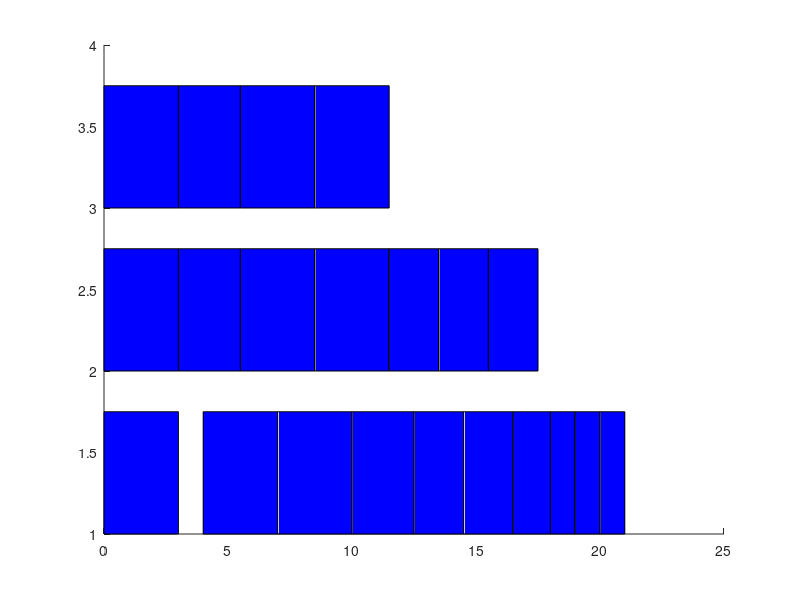

Here is the MATLAB script that generated this plot:
% Input: a{i} = arrival times of packets of stream i
%        l{i} = lengths of packets (in time of transmission assuming they are 
%               the only packets transmitted on the output line).

a{1} = [  0  4  3  4  5  6  7  8  9 10];
l{1} = [  1  1  1  1  1  1  1  1  1  1];

a{2} = [  0 1 2 3 4 5 6];
l{2} = [  1 1 1 1 1 1 1];

a{3} = [  0 1 2 3 ];
l{3} = [  1 1 1 1 ];

N = max(size(a));


% first merge streams - unnecessary

p = ones(1,N);
k = 1;
finished = 0;

while ~finished
	min_t = inf;
	min_t_i = 0;

	for i=1:N
	   if p(i) <= length(a{i})
		   t = a{i}(p(i));
	   	if (t < min_t)
	      	min_t = t;
	         min_t_i = i;
	      end
	   end
	end

	if (min_t_i > 0)
      S{k}.a =  min_t;             					% real arrival time
      S{k}.l =  l{min_t_i}(p(min_t_i));        	% length
		S{k}.i =  min_t_i;
		k = k + 1;
	   p(min_t_i) = p(min_t_i)+1;
	else
	   finished = 1;
	end
end

if 0
	for i = 1:length(S)
	   fprintf('%5.2f %5.2f %d \n', S{i}.a, S{i}.l, S{i}.i);
	end
end


% R(i) - Remaining work to be done for packet of stream i currently
%        in transmission.
R = zeros(1,N);

% X(i) - actual time we started transmitting the packet
X = zeros(1,N);

% p(i) - number of packet at head of queue
% it is either - in transmission   
%              - in queue waiting for a pervious packet of this stream to complete
%                transmission.
%              - has not arrived yet (arrival time in the future)
p = ones(1,N);

% t - current simulation time
t = 0;

% r - number of streams currently running (packets in transmission)
r = 0;

Eps = 10*eps;

finished = 0;
while (~finished)
   
   % Walk over all streams that are not active and find out the next one 
   % to begin transmission
   
   At = inf;
   for i=1:N
  	   if p(i) <= length(a{i})
	      if  (R(i)<=Eps)  & (a{i}(p(i)) < At)
				At = a{i}(p(i));
	         Ti = i;
         end
      end
   end
%%   if (At < t)
%%      At=t;
%%   end
   
	% walk over all *active* streams and calculate their finish time   
   
   E = inf;
   if (r>0)
      for i=1:N
         if (R(i)>Eps) & (R(i)*r < E)
            E = R(i)*r;
            Ei = i;
         end
      end
   end
   Et = E + t;
   
   
   if (E==Inf & At==Inf)
		finished=1;      
   else
	   % determine the next event: arrival of new packet or departure of 
	   % a packet currently in transmission:
   
   	if Et < At
	      % The next event is a departure (a packet will finish transmission).
	      R = R - 1/r*(Et-t);
         
         for k=1:N
            if R(k)<Eps & R(k) > -Eps
		         h = rectangle('Position', [X(k) k (Et-X(k)) 0.75]);
               set(h, 'FaceColor', 'b');
               
               p(k) = p(k) + 1;
               
               % should we start a new packet in this stream (in queue)?
               if p(k) <= length(a{k})
                  if a{k}(p(k)) < Et
                     R(k) = l{k}(p(k));
                     X(k) = Et;
                  else
                     r = r - 1;         % one less stream in transmission
                  end
               else
                  r=r-1;
               end
               
 
            end
         end
         
         t = Et;				 % update Time
      

      
	   else
	      % The next event will be a new arrival on a currently idle stream
	      % Update the work done up to this event (it will slow the server down)
	      if (r>0)
	         R = R - 1/r*(At-t);
	      end
      
	      t = At;        	% update Time
	      X(Ti) = t;	
	      R(Ti) = l{Ti}(p(Ti));
	      r = r + 1;
	   end
   end
end

